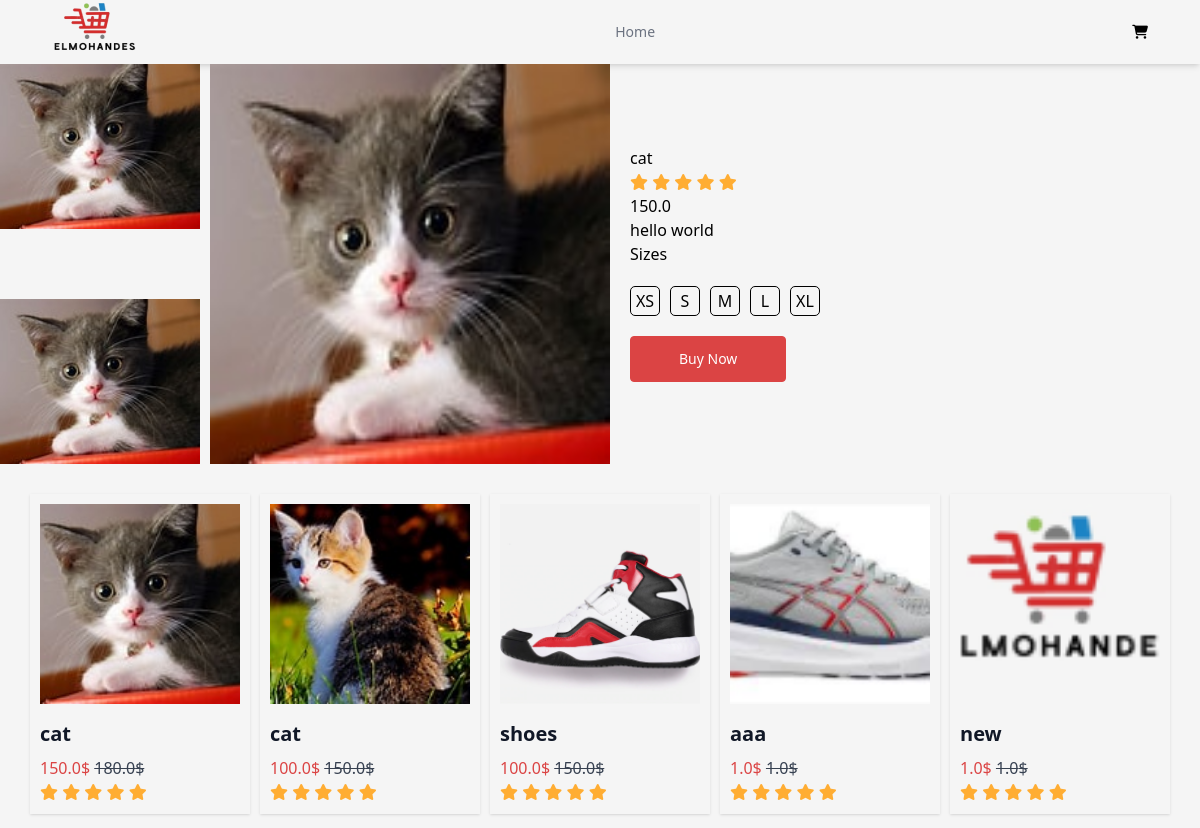
Screenshot of /3/ with the database file from the repository.
### products/models.py (models this page shows, shortened)
class Product(models.Model):
   image = models.ImageField()
   name = models.CharField(max_length=250)
   price = models.FloatField(default=0)
   alternatePrice = models.FloatField(default=0)
   rate = models.BigIntegerField()
   created = models.DateTimeField(auto_now_add=True)
   updated = models.DateTimeField(auto_now=True)
   desciption = models.TextField()

### products/views.py (the view)
# urls.py: path("<int:id>/" ,  views.product_details , name="product_details"),
def product_details(request , id) :
    products = Product.objects.all()
    try:
        product = Product.objects.get(id = id)
    except:
        raise Http404("product not found")
    return render(request , "productDetails.html" ,{"products" : products  , "product" : product} )

### products/templates/productDetails.html (shortened to what this page needs)
<!DOCTYPE html>
<html lang="en">
<head>
    <link rel="stylesheet" href="https://cdnjs.cloudflare.com/ajax/libs/font-awesome/6.7.2/css/all.min.css"
 />
    <script src="https://cdn.tailwindcss.com"></script>
</head>
<body class="bg-[#F5F5F5]">
    {%include "components/header.html"%}
    <div class="flex flex-wrap   gap-[20px] items-center">
        <div class="left  flex gap-[10px]">
            <div class="two  flex flex-col justify-between">
                <img src="{{product.image.url}}" alt="..." class="w-[200px]">
                <img src="{{product.image.url}}" alt="..." class="w-[200px]">
            </div>
            <div class="one">
                <img src="{{product.image.url}}" alt="" class="w-[400px] h-[400px]">
            </div>
        </div>
        <div class="right">
            <h2>{{product.name}} </h2>
            <p>
                <i class="fa-solid fa-star text-[#FFAD33]"></i>
                <i class="fa-solid fa-star text-[#FFAD33]"></i>
                <i class="fa-solid fa-star text-[#FFAD33]"></i>
                <i class="fa-solid fa-star text-[#FFAD33]"></i>
                <i class="fa-solid fa-star text-[#FFAD33]"></i>
            </p>
            <p>{{product.price}}</p>
            <p>{{product.desciption}}</p>
            <h3>Sizes</h3>
            <div class="flex gap-[10px] mt-[20px]">
                <span
                    class="border-[1px] border-black border-solid p-1 w-[30px] h-[30px] flex justify-center items-center rounded-[5px]">XS</span>
                <span
                    class="border-[1px] border-black border-solid p-1 w-[30px] h-[30px] flex justify-center items-center rounded-[5px]">S</span>
                <span
                    class="border-[1px] border-black border-solid p-1 w-[30px] h-[30px] flex justify-center items-center rounded-[5px]">M</span>
                <span
                    class="border-[1px] border-black border-solid p-1 w-[30px] h-[30px] flex justify-center items-center rounded-[5px]">L</span>
                <span
                    class="border-[1px] border-black border-solid p-1 w-[30px] h-[30px] flex justify-center items-center rounded-[5px]">XL</span>
            </div>
            <div class="flex flex-wrap   gap-[10px] justify-between items-center mt-[20px]">
                <a class="inline-block rounded border border-[#DB4444] h-fit bg-[#DB4444] px-12 py-3 text-sm font-medium text-white hover:bg-transparent hover:text-[#DB4444] focus:outline-none focus:ring active:text-[#DB4444]"
                    href="{% url 'products:add_product' product.id %}">
                    Buy Now
                </a>
            </div>
        </div>
    </div>
    {%include "components/card.html"%}
</body>
</html>

### products/templates/components/header.html (shortened to what this page needs)
<header class="shadow-md">
    <div class="mx-auto max-w-screen-xl px-4 sm:px-6 lg:px-8">
        <div class="flex h-16 items-center justify-between">
            <div class="md:flex md:items-center md:gap-12">
                <a class="block text-teal-600" href="/home">
                    <img src="logo.png" alt="...">
                </a>
            </div>
            <div class="hidden md:block">
                <nav aria-label="Global">
                    <ul class="flex items-center gap-6 text-sm">
                        <li>
                            <a class="text-gray-500 transition hover:text-gray-500/75" href="/home"> Home </a>
                        </li>
                    </ul>
                </nav>
            </div>
            <div class="flex items-center gap-4">
                <div class="sm:flex sm:gap-4">
                    <a class="rounded-md  px-5 py-2.5 text-sm font-medium " href="/cart">
                        <i class="fa-solid fa-cart-shopping"></i>
                    </a>
                </div>
            </div>
        </div>
    </div>
</header>

### products/templates/components/card.html
<div class="flex gap-[10px] m-[30px]">
    {% block content %}
    {%for product in products %}
    <a href="{%url 'products:product_details' product.id %}" class="block w-[270px] shadow  p-[10px]">
        <img alt="" src="{{product.image.url}}" class=" w-full h-[200px] object-cover " />
        <h3 class="mt-4 text-lg font-bold text-gray-900 sm:text-xl">{{product.name}}</h3>
        <p class="mt-2 max-w-sm text-gray-700">
            <span class="text-[#DB4444]">{{product.price}}$</span> <del>{{product.alternatePrice}}$</del>
        </p>
        <p>
            <i class="fa-solid fa-star text-[#FFAD33]"></i>
            <i class="fa-solid fa-star text-[#FFAD33]"></i>
            <i class="fa-solid fa-star text-[#FFAD33]"></i>
            <i class="fa-solid fa-star text-[#FFAD33]"></i>
            <i class="fa-solid fa-star text-[#FFAD33]"></i>
        </p>
    </a>
    {% endfor %}
    {% endblock %}
</div>

### rows the page displays
Product: image (picture), name "cat", price "150.0", desciption "hello world", alternatePrice "180.0"
Product: image (picture), name "cat", price "100.0", alternatePrice "150.0"
Product: image (picture), name "shoes", price "100.0", alternatePrice "150.0"
Product: image (picture), name "aaa", price "1.0", alternatePrice "1.0"
Product: image (picture), name "new", price "1.0", alternatePrice "1.0"
